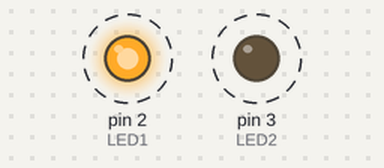
This sketch was run on a simulated Arduino Uno, built with avr-gcc and run on an emulated ATmega328P. On the bench: output pins drawn as LEDs (lit = HIGH). Dashed ring = blinking.

Above: at 0.2 s.
Timing chart, 0 to 3.2 s (numbered marks = the images above):
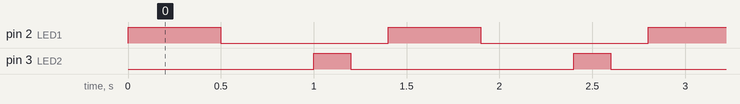

The sketch:

14.blink_function.ino
```cpp
#define LED1  2
#define LED2  3

void setup() {
  // put your setup code here, to run once:
pinMode(LED1, OUTPUT);
pinMode(LED2, OUTPUT);
}

void loop() {
  // put your main code here, to run repeatedly:
BlinkLED(LED1, 500);
BlinkLED(LED2, 200);
}

void BlinkLED(int pin, int delay_value)
{
  digitalWrite(pin, HIGH);
  delay(delay_value);
  digitalWrite(pin, LOW);
  delay(delay_value);
}
```

Measured:
- by itself, pin 2 (LED1): alternates HIGH for 0.50 s and LOW for 0.90 s
- by itself, pin 3 (LED2): alternates HIGH for 0.20 s and LOW for 1.2 s
- by itself, everything shown: repeats every 1.4 s, in 4 steps
